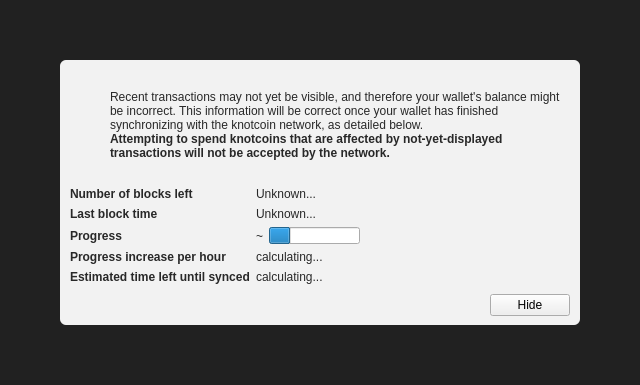
<?xml version="1.0" encoding="UTF-8"?>
<ui version="4.0">
 <class>ModalOverlay</class>
 <widget class="ModalOverlay" name="ModalOverlay">
  <property name="geometry">
   <rect>
    <x>0</x>
    <y>0</y>
    <width>640</width>
    <height>385</height>
   </rect>
  </property>
  <property name="windowTitle">
   <string>Form</string>
  </property>
  <layout class="QVBoxLayout" name="verticalLayout" stretch="0">
   <property name="sizeConstraint">
    <enum>QLayout::SetDefaultConstraint</enum>
   </property>
   <property name="leftMargin">
    <number>0</number>
   </property>
   <property name="topMargin">
    <number>0</number>
   </property>
   <property name="rightMargin">
    <number>0</number>
   </property>
   <property name="bottomMargin">
    <number>0</number>
   </property>
   <item>
    <widget class="QWidget" name="bgWidget" native="true">
     <property name="styleSheet">
      <string notr="true">#bgWidget { background: rgba(0,0,0,220); }</string>
     </property>
     <layout class="QVBoxLayout" name="verticalLayoutMain" stretch="1">
      <property name="leftMargin">
       <number>60</number>
      </property>
      <property name="topMargin">
       <number>60</number>
      </property>
      <property name="rightMargin">
       <number>60</number>
      </property>
      <property name="bottomMargin">
       <number>60</number>
      </property>
      <item>
       <widget class="QWidget" name="contentWidget" native="true">
        <property name="styleSheet">
         <string notr="true">#contentWidget { background: rgba(255,255,255,240); border-radius: 6px; }

QLabel { color: rgb(40,40,40);  }</string>
        </property>
        <layout class="QVBoxLayout" name="verticalLayoutSub" stretch="1,0,0,0">
         <property name="spacing">
          <number>0</number>
         </property>
         <property name="leftMargin">
          <number>10</number>
         </property>
         <property name="topMargin">
          <number>10</number>
         </property>
         <property name="rightMargin">
          <number>10</number>
         </property>
         <property name="bottomMargin">
          <number>10</number>
         </property>
         <item>
          <layout class="QHBoxLayout" name="horizontalLayoutIconText" stretch="0,1">
           <property name="topMargin">
            <number>20</number>
           </property>
           <item>
            <layout class="QVBoxLayout" name="verticalLayoutIcon">
             <property name="leftMargin">
              <number>0</number>
             </property>
             <item>
              <widget class="QPushButton" name="warningIcon">
               <property name="enabled">
                <bool>false</bool>
               </property>
               <property name="text">
                <string/>
               </property>
               <property name="icon">
                <iconset>
                 <normaloff>:/icons/warning</normaloff>
                 <disabledoff>:/icons/warning</disabledoff>:/icons/warning</iconset>
               </property>
               <property name="iconSize">
                <size>
                 <width>48</width>
                 <height>48</height>
                </size>
               </property>
               <property name="flat">
                <bool>true</bool>
               </property>
              </widget>
             </item>
             <item>
              <spacer name="verticalSpacerWarningIcon">
               <property name="orientation">
                <enum>Qt::Vertical</enum>
               </property>
               <property name="sizeHint" stdset="0">
                <size>
                 <width>20</width>
                 <height>40</height>
                </size>
               </property>
              </spacer>
             </item>
            </layout>
           </item>
           <item>
            <layout class="QVBoxLayout" name="verticalLayoutInfoText">
             <property name="leftMargin">
              <number>0</number>
             </property>
             <property name="topMargin">
              <number>0</number>
             </property>
             <item>
              <widget class="QLabel" name="infoText">
               <property name="text">
                <string>Recent transactions may not yet be visible, and therefore your wallet's balance might be incorrect. This information will be correct once your wallet has finished synchronizing with the knotcoin network, as detailed below.</string>
               </property>
               <property name="textFormat">
                <enum>Qt::RichText</enum>
               </property>
               <property name="wordWrap">
                <bool>true</bool>
               </property>
              </widget>
             </item>
             <item>
              <widget class="QLabel" name="infoTextStrong">
               <property name="font">
                <font>
                 <weight>75</weight>
                 <bold>true</bold>
                </font>
               </property>
               <property name="text">
                <string>Attempting to spend knotcoins that are affected by not-yet-displayed transactions will not be accepted by the network.</string>
               </property>
               <property name="textFormat">
                <enum>Qt::RichText</enum>
               </property>
               <property name="wordWrap">
                <bool>true</bool>
               </property>
              </widget>
             </item>
             <item>
              <spacer name="verticalSpacerInTextSpace">
               <property name="orientation">
                <enum>Qt::Vertical</enum>
               </property>
               <property name="sizeHint" stdset="0">
                <size>
                 <width>20</width>
                 <height>40</height>
                </size>
               </property>
              </spacer>
             </item>
            </layout>
           </item>
          </layout>
         </item>
         <item>
          <spacer name="verticalSpacerAfterText">
           <property name="orientation">
            <enum>Qt::Vertical</enum>
           </property>
           <property name="sizeHint" stdset="0">
            <size>
             <width>20</width>
             <height>40</height>
            </size>
           </property>
          </spacer>
         </item>
         <item>
          <layout class="QFormLayout" name="formLayout">
           <property name="fieldGrowthPolicy">
            <enum>QFormLayout::FieldsStayAtSizeHint</enum>
           </property>
           <property name="horizontalSpacing">
            <number>6</number>
           </property>
           <property name="verticalSpacing">
            <number>6</number>
           </property>
           <property name="topMargin">
            <number>10</number>
           </property>
           <item row="0" column="0">
            <widget class="QLabel" name="labelNumberOfBlocksLeft">
             <property name="font">
              <font>
               <weight>75</weight>
               <bold>true</bold>
              </font>
             </property>
             <property name="text">
              <string>Number of blocks left</string>
             </property>
            </widget>
           </item>
           <item row="0" column="1">
            <widget class="QLabel" name="numberOfBlocksLeft">
             <property name="text">
              <string>Unknown...</string>
             </property>
            </widget>
           </item>
           <item row="1" column="0">
            <widget class="QLabel" name="labelLastBlockTime">
             <property name="font">
              <font>
               <weight>75</weight>
               <bold>true</bold>
              </font>
             </property>
             <property name="text">
              <string>Last block time</string>
             </property>
            </widget>
           </item>
           <item row="1" column="1">
            <widget class="QLabel" name="newestBlockDate">
             <property name="sizePolicy">
              <sizepolicy hsizetype="Maximum" vsizetype="Preferred">
               <horstretch>0</horstretch>
               <verstretch>0</verstretch>
              </sizepolicy>
             </property>
             <property name="text">
              <string>Unknown...</string>
             </property>
            </widget>
           </item>
           <item row="2" column="0">
            <widget class="QLabel" name="labelSyncDone">
             <property name="font">
              <font>
               <weight>75</weight>
               <bold>true</bold>
              </font>
             </property>
             <property name="text">
              <string>Progress</string>
             </property>
            </widget>
           </item>
           <item row="2" column="1">
            <layout class="QHBoxLayout" name="horizontalLayoutSync" stretch="0,1">
             <item>
              <widget class="QLabel" name="percentageProgress">
               <property name="text">
                <string notr="true">~</string>
               </property>
              </widget>
             </item>
             <item>
              <widget class="QProgressBar" name="progressBar">
               <property name="value">
                <number>24</number>
               </property>
               <property name="format">
                <string/>
               </property>
              </widget>
             </item>
            </layout>
           </item>
           <item row="4" column="0">
            <widget class="QLabel" name="labelProgressIncrease">
             <property name="font">
              <font>
               <weight>75</weight>
               <bold>true</bold>
              </font>
             </property>
             <property name="text">
              <string>Progress increase per hour</string>
             </property>
            </widget>
           </item>
           <item row="4" column="1">
            <widget class="QLabel" name="progressIncreasePerH">
             <property name="text">
              <string>calculating...</string>
             </property>
            </widget>
           </item>
           <item row="5" column="0">
            <widget class="QLabel" name="labelEstimatedTimeLeft">
             <property name="font">
              <font>
               <weight>75</weight>
               <bold>true</bold>
              </font>
             </property>
             <property name="text">
              <string>Estimated time left until synced</string>
             </property>
            </widget>
           </item>
           <item row="5" column="1">
            <widget class="QLabel" name="expectedTimeLeft">
             <property name="text">
              <string>calculating...</string>
             </property>
            </widget>
           </item>
          </layout>
         </item>
         <item>
          <layout class="QHBoxLayout" name="horizontalLayoutButtons">
           <property name="leftMargin">
            <number>10</number>
           </property>
           <property name="topMargin">
            <number>10</number>
           </property>
           <item>
            <spacer name="horizontalSpacer">
             <property name="orientation">
              <enum>Qt::Horizontal</enum>
             </property>
             <property name="sizeHint" stdset="0">
              <size>
               <width>40</width>
               <height>20</height>
              </size>
             </property>
            </spacer>
           </item>
           <item>
            <widget class="QPushButton" name="closeButton">
             <property name="text">
              <string>Hide</string>
             </property>
            </widget>
           </item>
          </layout>
         </item>
        </layout>
       </widget>
      </item>
     </layout>
    </widget>
   </item>
  </layout>
 </widget>
 <customwidgets>
  <customwidget>
   <class>ModalOverlay</class>
   <extends>QWidget</extends>
   <header>qt/modaloverlay.h</header>
   <container>1</container>
  </customwidget>
 </customwidgets>
 <resources/>
 <connections/>
</ui>
